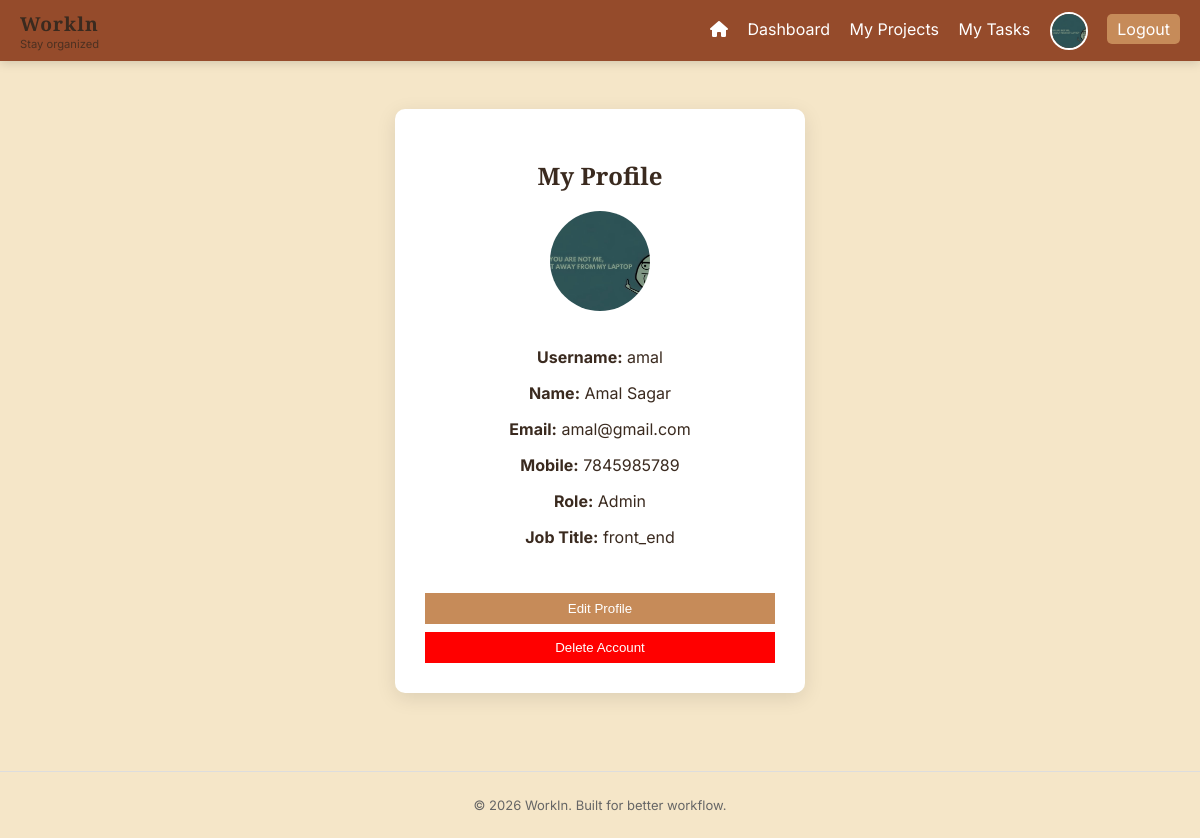
Screenshot of /profile/ (signed in) with the database file from the repository.
### users/models.py (models this page shows)
class CustomUser(AbstractUser):
    ROLE_CHOICES = (
        ('admin', 'Admin'),
        ('member', 'Member'),
    )
    role = models.CharField(max_length=10, choices=ROLE_CHOICES, default='member')
    mobile_number = models.CharField(max_length=15, blank=True, null=True)
    profile_picture = models.ImageField(upload_to='profile_pics/', blank=True, null=True)
    job_title = models.CharField(max_length=100, blank=True, null=True)

### users/views.py (the view)
# urls.py: path('profile/', profile_view, name='profile'),
@login_required
def profile_view(request):
    return render(request, 'profile.html', {'user': request.user})

### templates/profile.html
{% extends 'base.html' %}
{% block content %}
<div class="form-container">
  <div class="form-card">
    <h2>My Profile</h2>
    {% if user.profile_picture %}
      <img src="{{ user.profile_picture.url }}" alt="Profile Picture" style="width:100px; height:100px; border-radius:50%; object-fit:cover; margin-bottom:1rem;">
    {% else %}
      <div style="width:100px; height:100px; border-radius:50%; background:#ccc; display:flex; align-items:center; justify-content:center; font-size:2rem; margin-bottom:1rem;">👤</div>
    {% endif %}
    <p><strong>Username:</strong> {{ user.username }}</p>
    <p><strong>Name:</strong> {{ user.first_name }} {{ user.last_name }}</p>
    <p><strong>Email:</strong> {{ user.email }}</p>
    <p><strong>Mobile:</strong> {{ user.mobile_number|default:"Not set" }}</p>
    <p><strong>Role:</strong> {{ user.role|capfirst }}</p>
    <p><strong>Job Title:</strong> {{ user.job_title|default:"Not set" }}</p>
    <br>
    <a href="{% url 'profile_edit' %}"><button type="button">Edit Profile</button></a>
    <a href="{% url 'delete_account' %}"><button type="button" style="background:red; color:white; margin-top:0.5rem;">Delete Account</button></a>
  </div>
</div>
{% endblock %}

### templates/base.html (shortened to what this page needs)
{% load static %}
<!DOCTYPE html>
<html>
<head>
    <link rel="stylesheet" href="{% static 'style.css' %}">
    <link rel="stylesheet" href="https://cdnjs.cloudflare.com/ajax/libs/font-awesome/6.0.0/css/all.min.css">
</head>
<body>
    <nav>
    <div class="nav-brand">
        <h2>Workln</h2>
        <span class="nav-slogan">Stay organized</span>
    </div>
    <div class="nav-links">
        {% if request.path != '/' %}
        <a href="{% url 'home' %}" title="Home"><i class="fas fa-home"></i></a>
        {% endif %}
        <a href="{% url 'dashboard' %}">Dashboard</a>
        <a href="{% url 'projects' %}">My Projects</a>
        <a href="{% url 'tasks' %}">My Tasks</a>
        {% if request.user.is_authenticated %}
            <a href="{% url 'profile' %}" style"= gap:0.4rem; text-decoration:none;">
                {% if request.user.profile_picture %}
                    <img src="{{ request.user.profile_picture.url }}"
                         style="width:34px; height:34px; border-radius:50%; object-fit:cover; border:2px solid #fff; vertical-align:middle;">
                {% else %}
                    <span style="width:34px; height:34px; border-radius:50%; background:#888; display:inline-flex; align-items:center; justify-content:center; font-size:1rem; color:#fff;">👤</span>
                {% endif %}
            </a>
            <a href="{% url 'logout' %}" class="logout">Logout</a>
        {% endif %}
    </div>
</nav>
    <div class="container">
        {% block content %}
        {% endblock %}
    </div>
    <footer class="footer">
    <p>© 2026 WorkIn. Built for better workflow.</p>
</footer>
</body>
</html>

### static/style.css (style rules this page uses)
:root { --primary: #8B3A1A; --secondary: #C68B59; --background: #F5E6C8; --text: #3a2a1f; }
body { margin: 0; font-family: Arial; background: var(--background); color: var(--text); }
nav { position: sticky; top: 0; z-index: 1000; display: flex; justify-content: space-between; align-items: center; padding: 10px 20px; background: rgba(139, 58, 26, 0.9); backdrop-filter: blur(10px); box-shadow: 0 2px 10px rgba(0,0,0,0.15); }
nav a { color: white; margin-left: 15px; text-decoration: none; }
.nav-brand { display: flex; flex-direction: column; }
.nav-brand h2 { margin: 0; font-size: 1.2rem; letter-spacing: 1px; }
.nav-slogan { font-size: 0.7rem; opacity: 0.8; }
.container { padding: 20px; }
button { background: var(--secondary); color: white; border: none; padding: 8px 15px; cursor: pointer; }
h1, h2 { font-family: 'Playfair Display', serif; }
body { font-family: 'Inter', sans-serif; }
.form-container { height: 80vh; display: flex; justify-content: center; align-items: center; }
.form-card { width: 350px; background: white; padding: 30px; border-radius: 10px; box-shadow: 0 5px 20px rgba(0,0,0,0.1); text-align: center; }
.form-card button { width: 100%; margin-top: 10px; }
.form-card a { color: var(--primary); text-decoration: none; }
.footer { text-align: center; padding: 12px; font-size: 13px; color: #666; border-top: 1px solid #ddd; margin-top: 30px; }
.logout { background: var(--secondary); padding: 5px 10px; border-radius: 5px; }

### rows the page displays
CustomUser: user.profile_picture (picture), profile_picture (picture), username "amal", first_name "Amal", last_name "Sagar", email "amal@gmail.com", mobile_number "7845985789", role "Admin", job_title "front_end"
